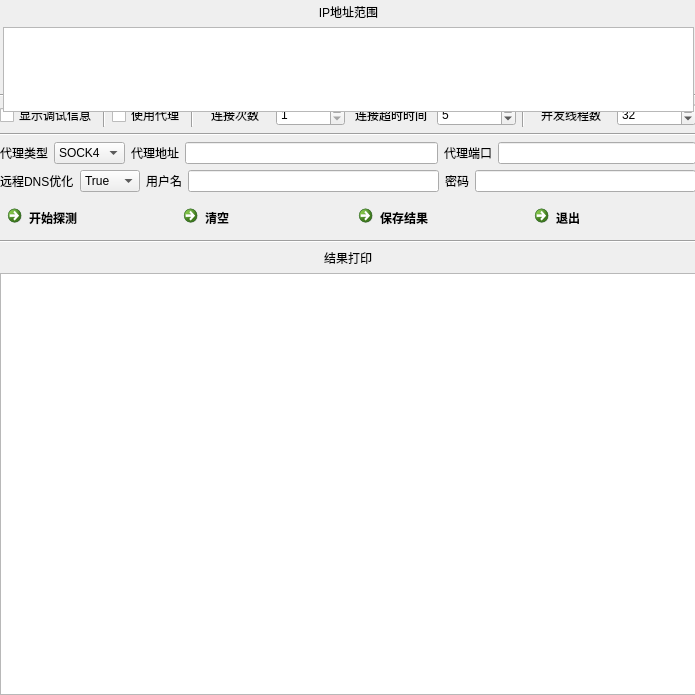
<?xml version="1.0" encoding="UTF-8"?>
<ui version="4.0">
 <class>IRC</class>
 <widget class="QWidget" name="IRC">
  <property name="geometry">
   <rect>
    <x>0</x>
    <y>0</y>
    <width>695</width>
    <height>695</height>
   </rect>
  </property>
  <property name="windowTitle">
   <string extracomment="示例:以回车区分不同IP范围;单独IP范围，以‘-’分割，210.30.96.1-210.30.97.1">IRC扫描 Linux版</string>
  </property>
  <widget class="QWidget" name="layoutWidget">
   <property name="geometry">
    <rect>
     <x>0</x>
     <y>94</y>
     <width>696</width>
     <height>601</height>
    </rect>
   </property>
   <layout class="QVBoxLayout" name="verticalLayout_4">
    <item>
     <layout class="QVBoxLayout" name="verticalLayout_3">
      <property name="sizeConstraint">
       <enum>QLayout::SetFixedSize</enum>
      </property>
      <item>
       <widget class="Line" name="line">
        <property name="orientation">
         <enum>Qt::Horizontal</enum>
        </property>
       </widget>
      </item>
      <item>
       <layout class="QHBoxLayout" name="horizontalLayout_8">
        <item>
         <layout class="QHBoxLayout" name="horizontalLayout_3">
          <item>
           <widget class="QCheckBox" name="cbDebugSwitch">
            <property name="text">
             <string>显示调试信息</string>
            </property>
           </widget>
          </item>
          <item>
           <widget class="Line" name="line_6">
            <property name="orientation">
             <enum>Qt::Vertical</enum>
            </property>
           </widget>
          </item>
          <item>
           <widget class="QCheckBox" name="cbProxySwitch">
            <property name="text">
             <string>使用代理</string>
            </property>
           </widget>
          </item>
          <item>
           <widget class="Line" name="line_4">
            <property name="orientation">
             <enum>Qt::Vertical</enum>
            </property>
           </widget>
          </item>
          <item>
           <widget class="QLabel" name="label_12">
            <property name="text">
             <string>连接次数</string>
            </property>
            <property name="alignment">
             <set>Qt::AlignCenter</set>
            </property>
           </widget>
          </item>
          <item>
           <widget class="QSpinBox" name="sBTryConnectNum">
            <property name="minimum">
             <number>1</number>
            </property>
            <property name="maximum">
             <number>5</number>
            </property>
            <property name="value">
             <number>1</number>
            </property>
           </widget>
          </item>
         </layout>
        </item>
        <item>
         <layout class="QHBoxLayout" name="horizontalLayout_4">
          <item>
           <widget class="QLabel" name="label_11">
            <property name="text">
             <string>连接超时时间</string>
            </property>
            <property name="alignment">
             <set>Qt::AlignCenter</set>
            </property>
           </widget>
          </item>
          <item>
           <widget class="QSpinBox" name="sBConnTimeOut">
            <property name="minimum">
             <number>1</number>
            </property>
            <property name="maximum">
             <number>32</number>
            </property>
            <property name="value">
             <number>5</number>
            </property>
           </widget>
          </item>
          <item>
           <widget class="Line" name="line_5">
            <property name="orientation">
             <enum>Qt::Vertical</enum>
            </property>
           </widget>
          </item>
          <item>
           <widget class="QLabel" name="label_4">
            <property name="text">
             <string>并发线程数</string>
            </property>
            <property name="alignment">
             <set>Qt::AlignCenter</set>
            </property>
           </widget>
          </item>
          <item>
           <widget class="QSpinBox" name="sBThreadNums">
            <property name="minimum">
             <number>1</number>
            </property>
            <property name="maximum">
             <number>34</number>
            </property>
            <property name="value">
             <number>32</number>
            </property>
           </widget>
          </item>
         </layout>
        </item>
       </layout>
      </item>
      <item>
       <widget class="Line" name="line_2">
        <property name="orientation">
         <enum>Qt::Horizontal</enum>
        </property>
       </widget>
      </item>
      <item>
       <layout class="QHBoxLayout" name="horizontalLayout_5">
        <item>
         <widget class="QLabel" name="label_5">
          <property name="text">
           <string>代理类型</string>
          </property>
         </widget>
        </item>
        <item>
         <widget class="QComboBox" name="cmbSockType">
          <property name="toolTip">
           <string/>
          </property>
          <item>
           <property name="text">
            <string>SOCK4</string>
           </property>
          </item>
          <item>
           <property name="text">
            <string>SOCK5</string>
           </property>
          </item>
          <item>
           <property name="text">
            <string>HTTP</string>
           </property>
          </item>
         </widget>
        </item>
        <item>
         <widget class="QLabel" name="label_6">
          <property name="text">
           <string>代理地址</string>
          </property>
         </widget>
        </item>
        <item>
         <widget class="QLineEdit" name="editIPAddr"/>
        </item>
        <item>
         <layout class="QHBoxLayout" name="horizontalLayout_6">
          <item>
           <widget class="QLabel" name="label_7">
            <property name="text">
             <string>代理端口</string>
            </property>
           </widget>
          </item>
          <item>
           <widget class="QLineEdit" name="editPort"/>
          </item>
         </layout>
        </item>
       </layout>
      </item>
      <item>
       <layout class="QHBoxLayout" name="horizontalLayout_7">
        <item>
         <widget class="QLabel" name="label_8">
          <property name="text">
           <string>远程DNS优化</string>
          </property>
         </widget>
        </item>
        <item>
         <widget class="QComboBox" name="cmbDNS">
          <item>
           <property name="text">
            <string>True</string>
           </property>
          </item>
          <item>
           <property name="text">
            <string>False</string>
           </property>
          </item>
         </widget>
        </item>
        <item>
         <widget class="QLabel" name="label_9">
          <property name="text">
           <string>用户名</string>
          </property>
         </widget>
        </item>
        <item>
         <widget class="QLineEdit" name="editUserName"/>
        </item>
        <item>
         <layout class="QHBoxLayout" name="horizontalLayout_9">
          <item>
           <widget class="QLabel" name="label_10">
            <property name="text">
             <string>密码</string>
            </property>
           </widget>
          </item>
          <item>
           <widget class="QLineEdit" name="editUserPwd"/>
          </item>
         </layout>
        </item>
       </layout>
      </item>
     </layout>
    </item>
    <item>
     <layout class="QVBoxLayout" name="verticalLayout_5">
      <property name="sizeConstraint">
       <enum>QLayout::SetFixedSize</enum>
      </property>
      <item>
       <layout class="QHBoxLayout" name="horizontalLayout">
        <property name="sizeConstraint">
         <enum>QLayout::SetFixedSize</enum>
        </property>
        <item>
         <widget class="QCommandLinkButton" name="btnStart">
          <property name="text">
           <string>开始探测</string>
          </property>
          <property name="autoDefault">
           <bool>true</bool>
          </property>
         </widget>
        </item>
        <item>
         <widget class="QCommandLinkButton" name="btnWait">
          <property name="text">
           <string>清空</string>
          </property>
         </widget>
        </item>
        <item>
         <widget class="QCommandLinkButton" name="btnSave">
          <property name="text">
           <string>保存结果</string>
          </property>
         </widget>
        </item>
        <item>
         <widget class="QCommandLinkButton" name="btnQuit">
          <property name="text">
           <string>退出</string>
          </property>
         </widget>
        </item>
       </layout>
      </item>
      <item>
       <widget class="Line" name="line_3">
        <property name="orientation">
         <enum>Qt::Horizontal</enum>
        </property>
       </widget>
      </item>
      <item>
       <widget class="QLabel" name="label_3">
        <property name="text">
         <string>结果打印</string>
        </property>
        <property name="alignment">
         <set>Qt::AlignCenter</set>
        </property>
       </widget>
      </item>
      <item>
       <widget class="QTextBrowser" name="textBrowser"/>
      </item>
     </layout>
    </item>
   </layout>
  </widget>
  <widget class="QWidget" name="layoutWidget">
   <property name="geometry">
    <rect>
     <x>3</x>
     <y>3</y>
     <width>691</width>
     <height>109</height>
    </rect>
   </property>
   <layout class="QVBoxLayout" name="verticalLayout_2">
    <item>
     <widget class="QLabel" name="label_2">
      <property name="text">
       <string>IP地址范围</string>
      </property>
      <property name="alignment">
       <set>Qt::AlignCenter</set>
      </property>
     </widget>
    </item>
    <item>
     <widget class="QPlainTextEdit" name="TextIPInput">
      <property name="maximumSize">
       <size>
        <width>16777215</width>
        <height>367</height>
       </size>
      </property>
     </widget>
    </item>
   </layout>
  </widget>
 </widget>
 <resources/>
 <connections>
  <connection>
   <sender>btnQuit</sender>
   <signal>clicked()</signal>
   <receiver>IRC</receiver>
   <slot>close()</slot>
   <hints>
    <hint type="sourcelabel">
     <x>600</x>
     <y>259</y>
    </hint>
    <hint type="destinationlabel">
     <x>606</x>
     <y>272</y>
    </hint>
   </hints>
  </connection>
 </connections>
</ui>
